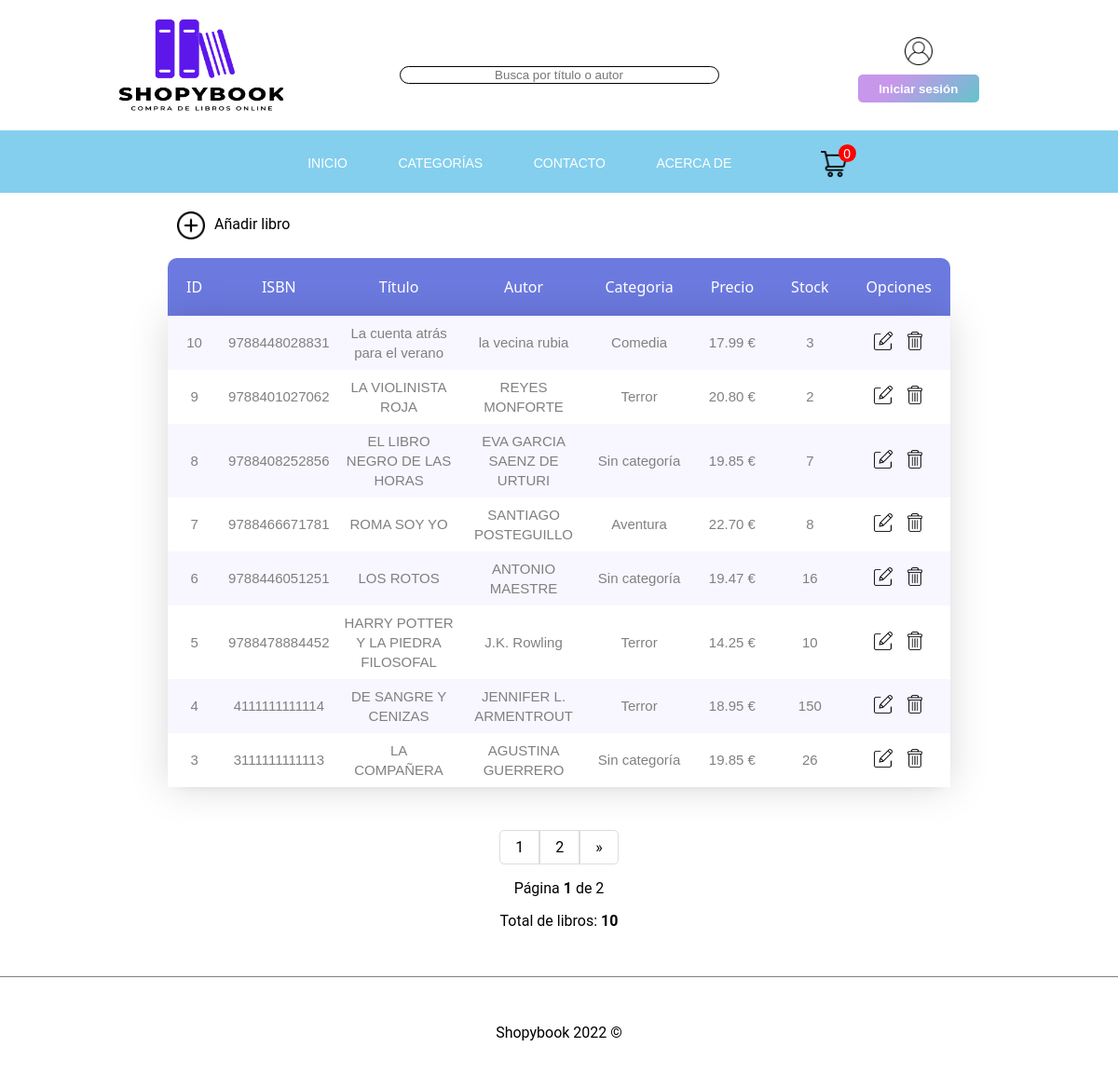
Screenshot of /adminLibros.php with the database file from the repository.
### tables this page shows
CREATE TABLE `libro` (
`id` INT( 4 ) NOT NULL AUTO_INCREMENT PRIMARY KEY,
`isbn` BIGINT( 13 ) NOT NULL UNIQUE ,
`titulo` VARCHAR( 255 ) NOT NULL ,
`autor` VARCHAR( 255 ) NULL ,
`imagen` VARCHAR( 512 )  NULL ,
`descripcion` VARCHAR( 512 )  NULL ,
`valoracion` FLOAT( 10 ) NULL ,
`stock` INT(100) NULL ,
`precio` FLOAT( 10 ) NOT NULL, 
`categoriaID` INT(3) 
);

CREATE TABLE `categoria` (
`id` INT(3) NOT NULL AUTO_INCREMENT PRIMARY KEY ,
`nombre` VARCHAR( 100 ) UNIQUE
);

### include/DB.php (called while the page is built, shortened)
<?php
require_once('Libro.php');
require_once('Categorias.php');
class DB {
    protected static function ejecutaConsulta($sql) {
        try {
            $pdoConn = new PDO(DB_DSN, DB_USER, DB_PASSWD,
                    array(PDO::ATTR_ERRMODE => PDO::ERRMODE_EXCEPTION));
            $resultado = null;
            if (isset($pdoConn))
                $resultado = $pdoConn->query($sql);
        } catch (PDOException $e) {
            ("Error: " . $e->getMessage());
        }
        return $resultado;
    }
    public static function totalLibros() {
        $sql = "SELECT COUNT(*) FROM libro;";
        $resultado = self::ejecutaConsulta($sql);
        if (isset($resultado)) {
            $row = $resultado->fetch();
        }
        return $row;
    }
    public static function obtieneLibros($offset) {
        $sql = "SELECT * FROM libro ORDER BY id DESC LIMIT 8 OFFSET $offset;";
        $resultado = self::ejecutaConsulta($sql);
        $libros = array();
        if ($resultado) {
            $row = $resultado->fetch();
            while ($row != null) {
                $libros[] = new Libro($row);
                $row = $resultado->fetch();
            }
        }
        return $libros;
    }
    public static function obtieneCategoriaId($id) {
        $sql = "SELECT * FROM categoria WHERE id=$id;";
        $resultado = self::ejecutaConsulta($sql);
        $nombre = null;
        if (isset($resultado)) {
            $row = $resultado->fetch();
            $nombre = new Categorias($row);
        }
        return $nombre;
    }
}

### include/Libro.php (called while the page is built, shortened)
<?php
class Libro {
    protected $id;
    protected $isbn;
    protected $titulo;
    protected $autor;
    protected $stock;
    protected $precio;
    protected $categoriaID;
    public function getid() {return $this->id; }
    public function getisbn() {return $this->isbn; }
    public function gettitulo() {return $this->titulo; }
    public function getautor() {return $this->autor; }
    public function getstock() {return $this->stock; }
    public function getprecio() {return $this->precio; }
    public function getcategoriaId() {return $this->categoriaID; }
    public function __construct($row) {
        $this->id = $row['id'];
        $this->isbn = $row['isbn'];
        $this->titulo = $row['titulo'];
        $this->autor = $row['autor'];
        $this->stock = $row['stock'];
        $this->precio = $row['precio'];
        $this->categoriaID = $row['categoriaID'];
    }
}
?>

### include/Categorias.php (called while the page is built, shortened)
<?php
class Categorias {
    protected $nombre;
    public function getnombre() {return $this->nombre; }
    public function __construct($row) {
        $this->nombre = $row['nombre'];
    }
}
?>

### adminLibros.php (the view, shortened to what this page needs)
<?php
require_once 'templates/header.php';
require_once('include/DB.php');
$totalLibros = DB::totalLibros();
$pagina = 1;
$offset = ($pagina - 1) * 8;
$libros = DB::obtieneLibros($offset);
?>
<div id="anadir">
    <a href="#" id="show"><img name="anadir" src="imgs/anadir.png" alt="anadir"/>Añadir libro</a><br/>
</div>
<div>
    <table id='tabla-libros-admin'>
        <thead>
            <tr>
                <th>ID</th>
                <th>ISBN</th>
                <th>Título</th>
                <th>Autor</th>
                <th>Categoria</th>
                <th>Precio</th>
                <th>Stock</th>
                <th>Opciones</th>
            </tr>
        </thead>
        <tbody>
            <?php
            foreach ($libros as $l):
                ?>
                <tr>
                    <td><?php echo $l->getid(); ?></td>
                    <td><?php echo $l->getisbn(); ?></td>
                    <td><?php echo $l->gettitulo(); ?></td>
                    <td><?php echo $l->getautor(); ?></td>
                    <td>
                        <?php
                        $nom = DB::obtieneCategoriaId($l->getcategoriaID());
                        if ($nom)
                            echo $nom->getnombre();
                        else
                            echo $nom = 'Sin categoría';
                        ?>
                    </td>
                    <td><?php echo number_format($l->getprecio(), 2) ?> €</td>
                    <td><?php echo $l->getstock(); ?></td>
                    <td>
                        <button type="submit" name="editar" >
                            <a href="editar.php?id=<?php echo $l->getid(); ?>" class='editar'>
                                <img class='edicion'  src='imgs/editar.png' alt='editar'/>
                            </a>
                        </button>
                        <button type="submit" name="eliminar">
                            <a href="adminLibros.php?id=<?php echo $l->getid(); ?>" class="eliminar">
                                <img class='edicion' src='imgs/eliminar.png' alt='eliminar'/>
                            </a>
                        </button>
                    </td>
                </tr>
            <?php endforeach; ?>
        </tbody>
    </table>
</div>
<?php
$paginas = ceil($totalLibros[0] / 8);
    ?>
<div class="row">
    <div>
        <ul class="pagination">
            <?php for ($x = 1; $x <= $paginas; $x++) { ?>
                <li class="<?php if ($x == $pagina) echo "active" ?>">
                    <a href="adminLibros.php?pagina=<?php echo $x ?>">
                        <?php echo $x ?></a>
                </li>
            <?php } ?>
            <?php if ($pagina < $paginas) { ?>
                <li>
                    <a href="adminLibros.php?pagina=<?php echo $pagina + 1 ?>">
                        <span aria-hidden="true">&raquo;</span>
                    </a>
                </li>
            <?php } ?>
        </ul>
    </div>
    <div class="row" id="page-actual">
        <div>
            <p>Página <b><?php echo $pagina; ?></b> de <?php echo $paginas; ?> </p>
            <p>Total de libros: <b> <?php echo $totalLibros[0]; ?></b></p>
        </div>
    </div>
</div>
<?php require_once 'templates/footer.php'; ?>

### css/style.css (style rules this page uses)
html { min-height: 100%; position: relative; }
body { overflow-x: hidden; height: 100%; margin: 0; font-family: Work Sans,Source Sans Pro,Roboto,Helvetica Neue,Arial,sans-serif, arial; }

### css/libros.css (style rules this page uses)
#anadir { text-align: left; width: 70%; margin: 10px auto; }
#anadir img { width: 30px; vertical-align: middle; margin: 10px; }
#anadir a { text-decoration: none; color: #000000; }
table { margin: 0 auto; margin-bottom: 30px; font-size:12px; width:70%; border-collapse: collapse; text-align: center; background: #fff; box-shadow: 0 5px 12px -12px rgb(0 0 0 / 29%); font-family: "Source Serif Pro",Source Sans Pro,Segoe UI,Roboto,Helvetica Neue,Arial,sans-serif; }
tbody { box-shadow: 0 0px 40px 0px rgb(0 0 0 / 15%); }
table thead tr th { background: #6c7ae0; border: none; font-size: 1rem; font-weight: 500; color: #fff; padding: 20px; }
table th:first-child { border-radius: 10px 0px 0px 0px; }
table th:last-child { border-radius: 0px 10px 0px 0px; }
table tr:nth-child(odd) { background-color: #f8f6ff ; }
table td { border-width: 1px; padding: 8px; font-family: sans-serif; font-size: 15px; color: #808080; line-height: 1.4; }
.edicion { width: 20px; padding: 5px; }
button[type='submit'] { vertical-align: middle; padding: 0; background-color: transparent; border: none; }
.row { margin: 0 auto; text-align: center; }
#page-actual { margin-top: -20px; }
ul.pagination { display: inline-block; padding: 0; }
ul.pagination li { display: inline; }
ul.pagination li a { color: black; float: left; padding: 8px 16px; text-decoration: none; transition: background-color .3s; border: 1px solid #ddd; }
.pagination li:first-child a { border-top-left-radius: 5px; border-bottom-left-radius: 5px; }
.pagination li:last-child a { border-top-right-radius: 5px; border-bottom-right-radius: 5px; }

### rows the page displays
libro: id "10", isbn "9788448028831", titulo "La cuenta atrás para el verano", autor "la vecina rubia", categoriaID.nombre "Comedia", precio "17.99", stock "3"
libro: id "9", isbn "9788401027062", titulo "LA VIOLINISTA ROJA", autor "REYES MONFORTE", categoriaID.nombre "Terror", precio "20.80", stock "2"
libro: id "8", isbn "9788408252856", titulo "EL LIBRO NEGRO DE LAS HORAS", autor "EVA GARCIA SAENZ DE URTURI", categoriaID.nombre "Sin categoría", precio "19.85", stock "7"
libro: id "7", isbn "9788466671781", titulo "ROMA SOY YO", autor "SANTIAGO POSTEGUILLO", categoriaID.nombre "Aventura", precio "22.70", stock "8"
libro: id "6", isbn "9788446051251", titulo "LOS ROTOS", autor "ANTONIO MAESTRE", categoriaID.nombre "Sin categoría", precio "19.47", stock "16"
libro: id "5", isbn "9788478884452", titulo "HARRY POTTER Y LA PIEDRA FILOSOFAL", autor "J.K. Rowling", categoriaID.nombre "Terror", precio "14.25", stock "10"
libro: id "4", isbn "4111111111114", titulo "DE SANGRE Y CENIZAS", autor "JENNIFER L. ARMENTROUT", categoriaID.nombre "Terror", precio "18.95", stock "150"
libro: id "3", isbn "3111111111113", titulo "LA COMPAÑERA", autor "AGUSTINA GUERRERO", categoriaID.nombre "Sin categoría", precio "19.85", stock "26"

### other values shown
$result "0"
$pagina "1"
$paginas "2"
$totalLibros[0] "10"
